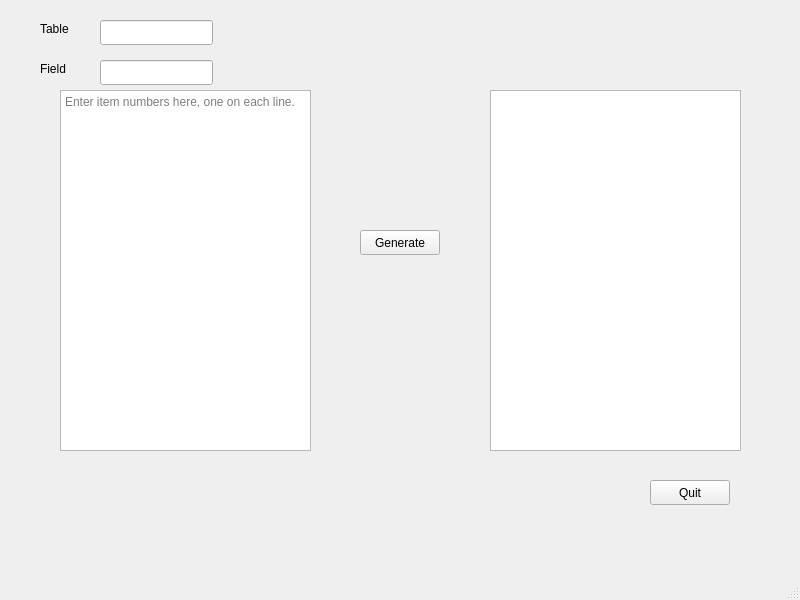
<?xml version="1.0" encoding="UTF-8"?>
<ui version="4.0">
 <class>MainWindow</class>
 <widget class="QMainWindow" name="MainWindow">
  <property name="geometry">
   <rect>
    <x>0</x>
    <y>0</y>
    <width>800</width>
    <height>600</height>
   </rect>
  </property>
  <property name="windowTitle">
   <string>MainWindow</string>
  </property>
  <widget class="QWidget" name="centralwidget">
   <widget class="QPushButton" name="quitButton">
    <property name="geometry">
     <rect>
      <x>650</x>
      <y>480</y>
      <width>80</width>
      <height>25</height>
     </rect>
    </property>
    <property name="text">
     <string>Quit</string>
    </property>
   </widget>
   <widget class="QTextEdit" name="item_list">
    <property name="geometry">
     <rect>
      <x>60</x>
      <y>90</y>
      <width>251</width>
      <height>361</height>
     </rect>
    </property>
    <property name="placeholderText">
     <string>Enter item numbers here, one on each line.</string>
    </property>
   </widget>
   <widget class="QTextEdit" name="output_box">
    <property name="geometry">
     <rect>
      <x>490</x>
      <y>90</y>
      <width>251</width>
      <height>361</height>
     </rect>
    </property>
   </widget>
   <widget class="QPushButton" name="generate_button">
    <property name="geometry">
     <rect>
      <x>360</x>
      <y>230</y>
      <width>80</width>
      <height>25</height>
     </rect>
    </property>
    <property name="text">
     <string>Generate</string>
    </property>
   </widget>
   <widget class="QLineEdit" name="enter_table">
    <property name="geometry">
     <rect>
      <x>100</x>
      <y>20</y>
      <width>113</width>
      <height>25</height>
     </rect>
    </property>
   </widget>
   <widget class="QLineEdit" name="enter_line">
    <property name="geometry">
     <rect>
      <x>100</x>
      <y>60</y>
      <width>113</width>
      <height>25</height>
     </rect>
    </property>
   </widget>
   <widget class="QLabel" name="table_label">
    <property name="geometry">
     <rect>
      <x>40</x>
      <y>20</y>
      <width>31</width>
      <height>17</height>
     </rect>
    </property>
    <property name="text">
     <string>Table</string>
    </property>
   </widget>
   <widget class="QLabel" name="field_label">
    <property name="geometry">
     <rect>
      <x>40</x>
      <y>60</y>
      <width>31</width>
      <height>17</height>
     </rect>
    </property>
    <property name="text">
     <string>Field</string>
    </property>
   </widget>
  </widget>
  <widget class="QMenuBar" name="menubar">
   <property name="geometry">
    <rect>
     <x>0</x>
     <y>0</y>
     <width>800</width>
     <height>22</height>
    </rect>
   </property>
  </widget>
  <widget class="QStatusBar" name="statusbar"/>
 </widget>
 <resources/>
 <connections/>
</ui>
